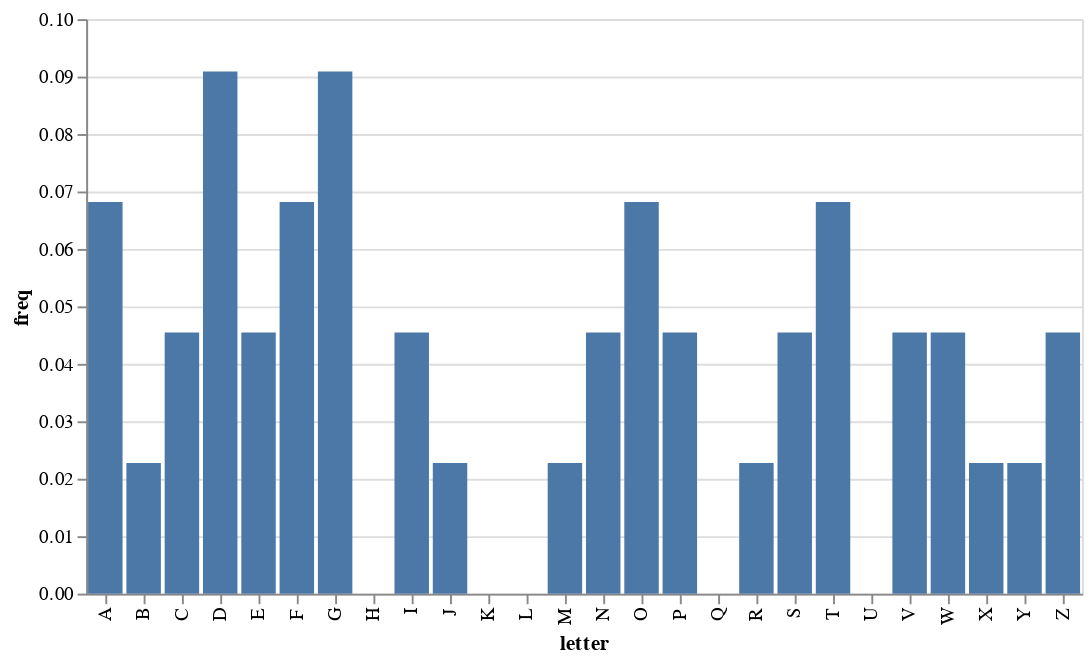

The code cell stored with this chart in its notebook:
### Code cell
freq_chart(t)

### Figure 1 — Vega-Lite specification as saved in the notebook (floating-point values rounded to 4 significant figures)
{"config": {"view": {"continuousWidth": 400, "continuousHeight": 300}}, "data": {"name": "data-86b6a0c673f1d28a621d8f7054bd41a5"}, "mark": "bar", "encoding": {"tooltip": [{"field": "letter", "type": "nominal"}, {"field": "freq", "type": "quantitative"}], "x": {"field": "letter", "scale": {"domain": ["A", "B", "C", "D", "E", "F", "G", "H", "I", "J", "K", "L", "M", "N", "O", "P", "Q", "R", "S", "T", "U", "V", "W", "X", "Y", "Z"]}, "type": "nominal"}, "y": {"field": "freq", "type": "quantitative"}}, "$schema": "https://vega.github.io/schema/vega-lite/v4.17.0.json", "datasets": {"data-86b6a0c673f1d28a621d8f7054bd41a5": [{"letter": "A", "freq": 0.06818}, {"letter": "B", "freq": 0.02273}, {"letter": "C", "freq": 0.04545}, {"letter": "D", "freq": 0.09091}, {"letter": "E", "freq": 0.04545}, {"letter": "F", "freq": 0.06818}, {"letter": "G", "freq": 0.09091}, {"letter": "H", "freq": 0.0}, {"letter": "I", "freq": 0.04545}, {"letter": "J", "freq": 0.02273}, {"letter": "K", "freq": 0.0}, {"letter": "L", "freq": 0.0}, {"letter": "M", "freq": 0.02273}, {"letter": "N", "freq": 0.04545}, {"letter": "O", "freq": 0.06818}, {"letter": "P", "freq": 0.04545}, {"letter": "Q", "freq": 0.0}, {"letter": "R", "freq": 0.02273}, {"letter": "S", "freq": 0.04545}, {"letter": "T", "freq": 0.06818}, {"letter": "U", "freq": 0.0}, {"letter": "V", "freq": 0.04545}, {"letter": "W", "freq": 0.04545}, {"letter": "X", "freq": 0.02273}, {"letter": "Y", "freq": 0.02273}, {"letter": "Z", "freq": 0.04545}]}}
